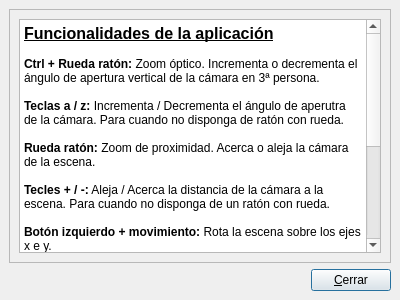
<ui version="4.0" >
 <class>Ayuda</class>
 <widget class="QDialog" name="Ayuda" >
  <property name="geometry" >
   <rect>
    <x>0</x>
    <y>0</y>
    <width>400</width>
    <height>300</height>
   </rect>
  </property>
  <property name="windowTitle" >
   <string>Ayuda</string>
  </property>
  <layout class="QVBoxLayout" >
   <property name="margin" >
    <number>9</number>
   </property>
   <property name="spacing" >
    <number>6</number>
   </property>
   <item>
    <widget class="QFrame" name="frame" >
     <property name="frameShape" >
      <enum>QFrame::StyledPanel</enum>
     </property>
     <property name="frameShadow" >
      <enum>QFrame::Raised</enum>
     </property>
     <layout class="QHBoxLayout" >
      <property name="margin" >
       <number>9</number>
      </property>
      <property name="spacing" >
       <number>6</number>
      </property>
      <item>
       <widget class="QTextEdit" name="textEdit" >
        <property name="html" >
         <string>&lt;html>&lt;head>&lt;meta name="qrichtext" content="1" />&lt;style type="text/css">
p, li { white-space: pre-wrap; }
&lt;/style>&lt;/head>&lt;body style=" font-family:'Sans Serif'; font-size:9pt; font-weight:400; font-style:normal; text-decoration:none;">
&lt;p style=" margin-top:0px; margin-bottom:0px; margin-left:0px; margin-right:0px; -qt-block-indent:0; text-indent:0px;">&lt;span style=" font-size:12pt; font-weight:600; text-decoration: underline;">Funcionalidades de la aplicación&lt;/span>&lt;/p>
&lt;p style="-qt-paragraph-type:empty; margin-top:0px; margin-bottom:0px; margin-left:0px; margin-right:0px; -qt-block-indent:0; text-indent:0px; font-weight:600; text-decoration: underline;">&lt;/p>
&lt;p style=" margin-top:0px; margin-bottom:0px; margin-left:0px; margin-right:0px; -qt-block-indent:0; text-indent:0px;">&lt;span style=" font-weight:600;">Ctrl + Rueda ratón:&lt;/span> Zoom óptico. Incrementa o decrementa el ángulo de apertura vertical de la cámara en 3ª persona.&lt;/p>
&lt;p style="-qt-paragraph-type:empty; margin-top:0px; margin-bottom:0px; margin-left:0px; margin-right:0px; -qt-block-indent:0; text-indent:0px;">&lt;/p>
&lt;p style=" margin-top:0px; margin-bottom:0px; margin-left:0px; margin-right:0px; -qt-block-indent:0; text-indent:0px;">&lt;span style=" font-weight:600;">Teclas a / z:&lt;/span> Incrementa / Decrementa el ángulo de aperutra de la cámara. Para cuando no disponga de ratón con rueda.&lt;/p>
&lt;p style="-qt-paragraph-type:empty; margin-top:0px; margin-bottom:0px; margin-left:0px; margin-right:0px; -qt-block-indent:0; text-indent:0px;">&lt;/p>
&lt;p style=" margin-top:0px; margin-bottom:0px; margin-left:0px; margin-right:0px; -qt-block-indent:0; text-indent:0px;">&lt;span style=" font-weight:600;">Rueda ratón:&lt;/span> Zoom de proximidad. Acerca o aleja la cámara de la escena.&lt;/p>
&lt;p style="-qt-paragraph-type:empty; margin-top:0px; margin-bottom:0px; margin-left:0px; margin-right:0px; -qt-block-indent:0; text-indent:0px;">&lt;/p>
&lt;p style=" margin-top:0px; margin-bottom:0px; margin-left:0px; margin-right:0px; -qt-block-indent:0; text-indent:0px;">&lt;span style=" font-weight:600;">Tecles + / -:&lt;/span> Aleja / Acerca la distancia de la cámara a la escena. Para cuando no disponga de un ratón con rueda.&lt;/p>
&lt;p style="-qt-paragraph-type:empty; margin-top:0px; margin-bottom:0px; margin-left:0px; margin-right:0px; -qt-block-indent:0; text-indent:0px;">&lt;/p>
&lt;p style=" margin-top:0px; margin-bottom:0px; margin-left:0px; margin-right:0px; -qt-block-indent:0; text-indent:0px;">&lt;span style=" font-weight:600;">Botón izquierdo + movimiento:&lt;/span> Rota la escena sobre los ejes x e y.&lt;/p>
&lt;p style="-qt-paragraph-type:empty; margin-top:0px; margin-bottom:0px; margin-left:0px; margin-right:0px; -qt-block-indent:0; text-indent:0px;">&lt;/p>
&lt;p style=" margin-top:0px; margin-bottom:0px; margin-left:0px; margin-right:0px; -qt-block-indent:0; text-indent:0px;">&lt;span style=" font-weight:600;">Botón derecho + movimiento:&lt;/span> Desplaza la escena en el plano de la pantalla.&lt;/p>
&lt;p style="-qt-paragraph-type:empty; margin-top:0px; margin-bottom:0px; margin-left:0px; margin-right:0px; -qt-block-indent:0; text-indent:0px;">&lt;/p>
&lt;p style=" margin-top:0px; margin-bottom:0px; margin-left:0px; margin-right:0px; -qt-block-indent:0; text-indent:0px;">&lt;span style=" font-weight:600;">Tecla u:&lt;/span> Gira la escena sobre el eje z en sentido antihorario.&lt;/p>
&lt;p style="-qt-paragraph-type:empty; margin-top:0px; margin-bottom:0px; margin-left:0px; margin-right:0px; -qt-block-indent:0; text-indent:0px;">&lt;/p>
&lt;p style=" margin-top:0px; margin-bottom:0px; margin-left:0px; margin-right:0px; -qt-block-indent:0; text-indent:0px;">&lt;span style=" font-weight:600;">Tecla o:&lt;/span> Gira la escena sobre el eje z en sentido horario.&lt;/p>
&lt;p style="-qt-paragraph-type:empty; margin-top:0px; margin-bottom:0px; margin-left:0px; margin-right:0px; -qt-block-indent:0; text-indent:0px;">&lt;/p>
&lt;p style=" margin-top:0px; margin-bottom:0px; margin-left:0px; margin-right:0px; -qt-block-indent:0; text-indent:0px;">&lt;span style=" font-weight:600;">Tecla r:&lt;/span> Resetea la cámara dejándola en el estado inicial.&lt;/p>
&lt;p style="-qt-paragraph-type:empty; margin-top:0px; margin-bottom:0px; margin-left:0px; margin-right:0px; -qt-block-indent:0; text-indent:0px;">&lt;/p>
&lt;p style=" margin-top:0px; margin-bottom:0px; margin-left:0px; margin-right:0px; -qt-block-indent:0; text-indent:0px;">&lt;span style=" font-weight:600;">Shift + Click de botón izquierdo:&lt;/span> Selecciona o deselecciona el robot al que se le haya hecho click.&lt;/p>
&lt;p style="-qt-paragraph-type:empty; margin-top:0px; margin-bottom:0px; margin-left:0px; margin-right:0px; -qt-block-indent:0; text-indent:0px;">&lt;/p>&lt;/body>&lt;/html></string>
        </property>
       </widget>
      </item>
     </layout>
    </widget>
   </item>
   <item>
    <layout class="QHBoxLayout" >
     <property name="margin" >
      <number>0</number>
     </property>
     <property name="spacing" >
      <number>6</number>
     </property>
     <item>
      <spacer>
       <property name="orientation" >
        <enum>Qt::Horizontal</enum>
       </property>
       <property name="sizeHint" >
        <size>
         <width>40</width>
         <height>20</height>
        </size>
       </property>
      </spacer>
     </item>
     <item>
      <widget class="QPushButton" name="btnCerrar" >
       <property name="text" >
        <string>&amp;Cerrar</string>
       </property>
      </widget>
     </item>
    </layout>
   </item>
  </layout>
 </widget>
 <resources/>
 <connections>
  <connection>
   <sender>btnCerrar</sender>
   <signal>clicked()</signal>
   <receiver>Ayuda</receiver>
   <slot>accept()</slot>
   <hints>
    <hint type="sourcelabel" >
     <x>338</x>
     <y>277</y>
    </hint>
    <hint type="destinationlabel" >
     <x>257</x>
     <y>274</y>
    </hint>
   </hints>
  </connection>
 </connections>
</ui>
